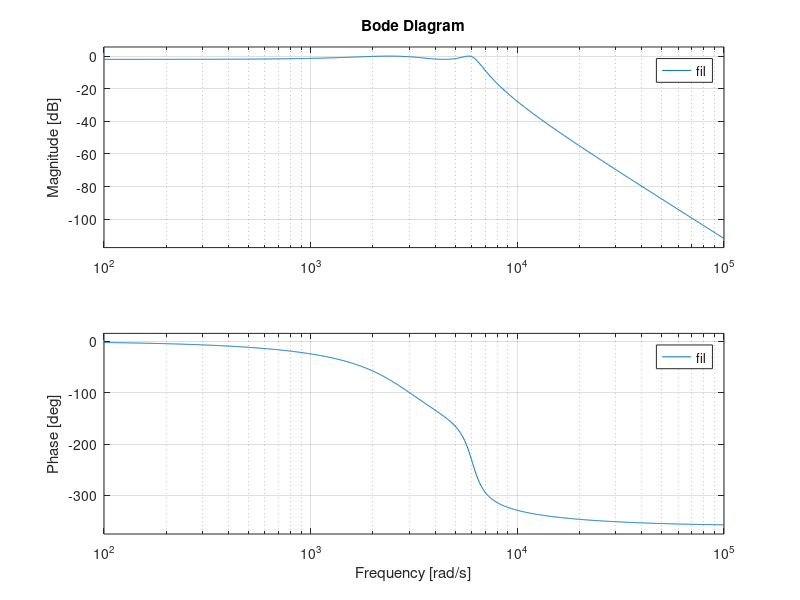

Write MATLAB code to recreate this figure.
##clear all;
##close all;
##Fp = 1000; Fs = 5000; Fsample = 10000;
##Wp = Fp / Fsample;
##Ws = Fs / Fsample;
##[N, Wn] = buttord(Wp, Ws, 3, 30);
##[zeros_, poles_, scale_] = butter(N, Wn);
##[a, b] = butter(N, Wn);
##tf = zpk(zeros_, poles_, scale_);
##bode(tf);
##figure;
##freqz(a, b, 5000, Fsample);



##clear all;
##close all;
##N = 4;
##Fp = 1000;
##Wp = 2 * pi * Fp;
##[num, den] = butter(N, Wp, 's');
##fil = tf(num, den);
##bode(fil);

clear all;
close all;
N = 4;
Rp = 2;
fp = 1000;
Wp = 2 * pi * fp;
[num, den] = cheby1(N, Rp, Wp, 's');
fil = tf(num, den);
bode(fil);





